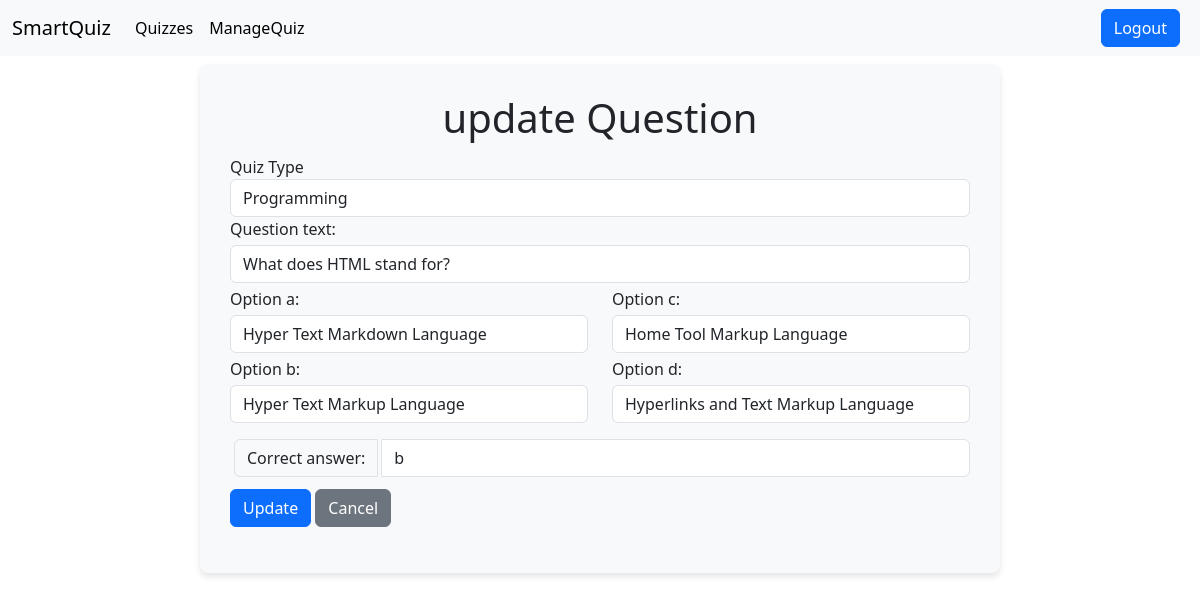
The page /update-question/9 (signed in) on the database as committed earlier.
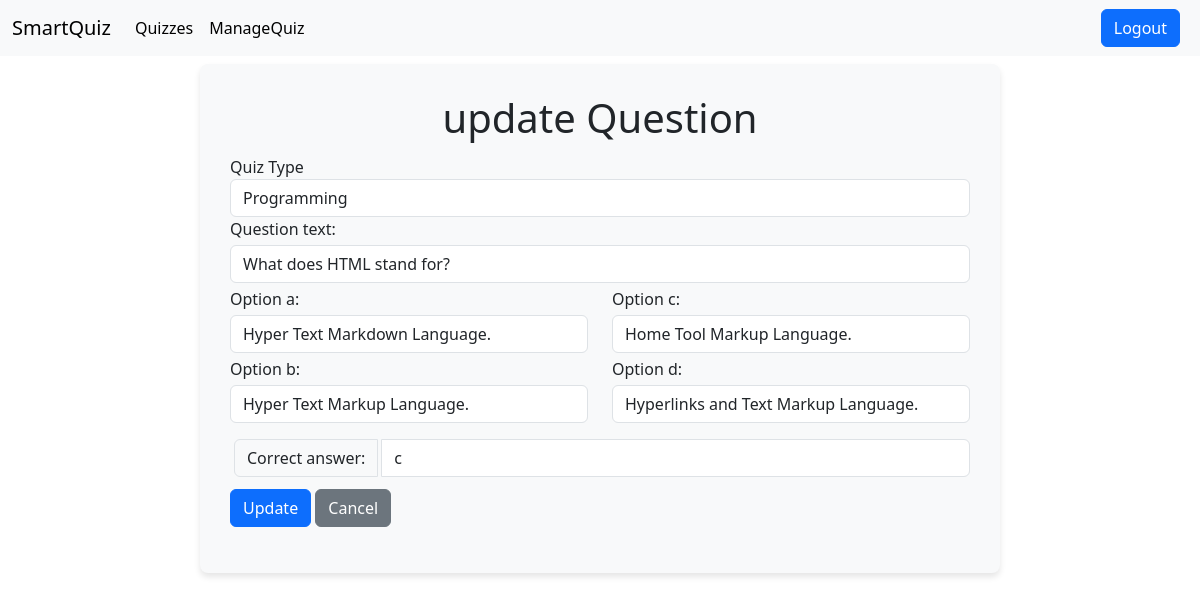
The same page on the database as committed later.
### quiz/models.py (models this page shows, shortened)
class Question(models.Model):
    quiz_type = models.ForeignKey(QuizType, related_name='questions', on_delete=models.CASCADE)
    question_text = models.CharField(max_length=255)
    option_a = models.CharField(max_length=100)
    option_b = models.CharField(max_length=100)
    option_c = models.CharField(max_length=100)
    option_d = models.CharField(max_length=100)
    correct_answer = models.CharField(max_length=1)

class QuizType(models.Model):
    name = models.CharField(max_length=100, unique=True)
    description = models.TextField()
    def __str__(self):
        return self.name

### quiz/views.py (the view)
# urls.py: path('update-question/<int:pk>', views.update_question, name="update_question"),
@user_passes_test(superuser_only)
def update_question(request, pk):
    question = get_object_or_404(Question, pk=pk)
    if request.method == "POST":
        form = QuestionForm(request.POST, instance=question)
        if form.is_valid():
            form.save()
            return redirect('quiz:manage_questions', pk=question.quiz_type.pk)
    else:
        form = QuestionForm(instance=question)
    for field in ['question_text', 'option_a', 'option_b', 'option_c', 'option_d', 'correct_answer']:
        form.fields[field].widget.attrs.update({'class': 'form-control my-1'})
    return render(request, 'quiz/update_question.html', {'form': form, 'question': question})

### quiz/forms.py (shortened to what this page needs)
class QuestionForm(forms.ModelForm):
    class Meta:
        model = Question
        fields = ['question_text', 'option_a', 'option_b', 'option_c', 'option_d', 'correct_answer']

### quiz/views.py (called while the page is built)
def superuser_only(user):
    return user.is_superuser

### quiz/templates/quiz/update_question.html (shortened to what this page needs)
{% extends "base.html" %}
{% block content %}
    <div class="container mt-2 mb-2" style="max-width: 800px; background-color: #f8f9fa;
                border-radius: 8px; box-shadow: 0 4px 6px rgba(0, 0, 0, 0.1); padding: 30px;">
        <h1 class="text-center">update Question</h1>
        <form method="POST">
            <div>
                <label id="id_quiz_type" style="margin-top:5px">Quiz Type</label>
                <div class="form-control">
                    {{ question.quiz_type }}
                </div>
            </div>
            <div>
                {{ form.question_text.label_tag }}
                {{ form.question_text }}
            </div>
            <div class="row">
                <div class="col-md-6">
                    <div class="mb-1">
                        {{ form.option_a.label_tag }}
                        {{ form.option_a}}
                    </div>
                    <div class="mb-1">
                        {{ form.option_b.label_tag}}
                        {{ form.option_b}}
                    </div>
                </div>
                <div class="col-md-6">
                    <div class="mb-1">
                        {{ form.option_c.label_tag}}
                        {{ form.option_c}}
                    </div>
                    <div class="mb-1">
                        {{ form.option_d.label_tag}}
                        {{ form.option_d}}
                    </div>
                </div>
            </div>
            <div class="input-group my-2">
                <span for="id_name" class="input-group-text" style="margin: 4px;">{{ form.correct_answer.label_tag }}</span>
                {{ form.correct_answer}}
            </div>
            <div class="mb-3">
                <button type="submit" class="btn btn-primary">Update</button>
                <a href="{% url 'quiz:manage_questions' question.quiz_type.pk %}" class="btn btn-secondary">Cancel</a>
            </div>
        </form>
    </div>
{% endblock %}

Rows that differ between the two databases and show on the page:
changed Question "What does HTML stand for?": option_a "Hyper Text Markdown Language" → "Hyper Text Markdown Language."; option_b "Hyper Text Markup Language" → "Hyper Text Markup Language."; option_c "Home Tool Markup Language" → "Home Tool Markup Language."; option_d "Hyperlinks and Text Markup Language" → "Hyperlinks and Text Markup Language."; correct_answer "b" → "c"
